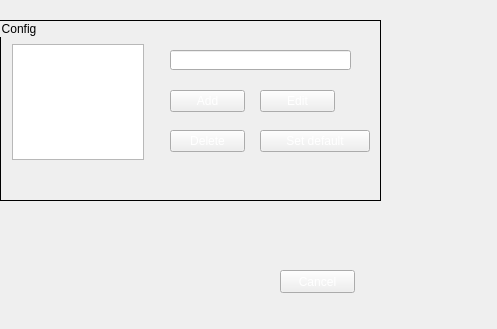
<?xml version="1.0" encoding="UTF-8"?>
<ui version="4.0">
 <class>widgetConnectionSettings</class>
 <widget class="QWidget" name="widgetConnectionSettings">
  <property name="geometry">
   <rect>
    <x>0</x>
    <y>0</y>
    <width>497</width>
    <height>329</height>
   </rect>
  </property>
  <property name="windowTitle">
   <string>Form</string>
  </property>
  <property name="styleSheet">
   <string notr="true">QPushButton{ 
border-image:url(Skin/SmallChangeableButton_1.png);
	color: rgb(255, 255, 255);
}
QPushButton:pressed{ 
border-image:url(Skin/SmallChangeableButton_3.png);
}
QPushButton:hover{
border-image:url(Skin/SmallChangeableButton_3.png);
	color: rgb(0, 0, 0);
}
QPushButton:disabled{
border-image:url(Skin/SmallChangeableButton_2.png);
	color: rgb(0, 0, 0);
}</string>
  </property>
  <widget class="QGroupBox" name="groupBox">
   <property name="geometry">
    <rect>
     <x>0</x>
     <y>20</y>
     <width>381</width>
     <height>181</height>
    </rect>
   </property>
   <property name="styleSheet">
    <string notr="true">QGroupBox
{
    border:1px Solid black;
	color:rgb(0, 0, 0);
}
</string>
   </property>
   <property name="title">
    <string>Config</string>
   </property>
   <widget class="QListWidget" name="ApnListBox">
    <property name="geometry">
     <rect>
      <x>12</x>
      <y>24</y>
      <width>132</width>
      <height>116</height>
     </rect>
    </property>
    <property name="sizePolicy">
     <sizepolicy hsizetype="Expanding" vsizetype="Expanding">
      <horstretch>0</horstretch>
      <verstretch>0</verstretch>
     </sizepolicy>
    </property>
    <property name="minimumSize">
     <size>
      <width>100</width>
      <height>0</height>
     </size>
    </property>
    <property name="maximumSize">
     <size>
      <width>250</width>
      <height>16777215</height>
     </size>
    </property>
    <property name="frameShadow">
     <enum>QFrame::Sunken</enum>
    </property>
    <property name="readOnly" stdset="0">
     <bool>true</bool>
    </property>
   </widget>
   <widget class="QPushButton" name="pushButtonSetdefault">
    <property name="geometry">
     <rect>
      <x>260</x>
      <y>110</y>
      <width>110</width>
      <height>22</height>
     </rect>
    </property>
    <property name="sizePolicy">
     <sizepolicy hsizetype="Expanding" vsizetype="Fixed">
      <horstretch>0</horstretch>
      <verstretch>0</verstretch>
     </sizepolicy>
    </property>
    <property name="cursor">
     <cursorShape>PointingHandCursor</cursorShape>
    </property>
    <property name="styleSheet">
     <string notr="true"/>
    </property>
    <property name="text">
     <string>Set default</string>
    </property>
   </widget>
   <widget class="QPushButton" name="pushButtonDelete">
    <property name="geometry">
     <rect>
      <x>170</x>
      <y>110</y>
      <width>75</width>
      <height>22</height>
     </rect>
    </property>
    <property name="sizePolicy">
     <sizepolicy hsizetype="Minimum" vsizetype="Fixed">
      <horstretch>0</horstretch>
      <verstretch>0</verstretch>
     </sizepolicy>
    </property>
    <property name="minimumSize">
     <size>
      <width>75</width>
      <height>22</height>
     </size>
    </property>
    <property name="maximumSize">
     <size>
      <width>75</width>
      <height>22</height>
     </size>
    </property>
    <property name="cursor">
     <cursorShape>PointingHandCursor</cursorShape>
    </property>
    <property name="styleSheet">
     <string notr="true"/>
    </property>
    <property name="text">
     <string>Delete</string>
    </property>
   </widget>
   <widget class="QPushButton" name="pushButtonEdit">
    <property name="geometry">
     <rect>
      <x>260</x>
      <y>70</y>
      <width>75</width>
      <height>22</height>
     </rect>
    </property>
    <property name="sizePolicy">
     <sizepolicy hsizetype="Minimum" vsizetype="Fixed">
      <horstretch>0</horstretch>
      <verstretch>0</verstretch>
     </sizepolicy>
    </property>
    <property name="minimumSize">
     <size>
      <width>75</width>
      <height>22</height>
     </size>
    </property>
    <property name="maximumSize">
     <size>
      <width>75</width>
      <height>22</height>
     </size>
    </property>
    <property name="cursor">
     <cursorShape>PointingHandCursor</cursorShape>
    </property>
    <property name="styleSheet">
     <string notr="true"/>
    </property>
    <property name="text">
     <string>Edit</string>
    </property>
   </widget>
   <widget class="QLineEdit" name="lineEditDefaultApn">
    <property name="geometry">
     <rect>
      <x>170</x>
      <y>30</y>
      <width>181</width>
      <height>20</height>
     </rect>
    </property>
    <property name="minimumSize">
     <size>
      <width>126</width>
      <height>0</height>
     </size>
    </property>
    <property name="maximumSize">
     <size>
      <width>200</width>
      <height>16777215</height>
     </size>
    </property>
    <property name="readOnly">
     <bool>true</bool>
    </property>
   </widget>
   <widget class="QPushButton" name="pushButtonAdd">
    <property name="geometry">
     <rect>
      <x>170</x>
      <y>70</y>
      <width>75</width>
      <height>22</height>
     </rect>
    </property>
    <property name="sizePolicy">
     <sizepolicy hsizetype="Minimum" vsizetype="Fixed">
      <horstretch>0</horstretch>
      <verstretch>0</verstretch>
     </sizepolicy>
    </property>
    <property name="minimumSize">
     <size>
      <width>75</width>
      <height>22</height>
     </size>
    </property>
    <property name="maximumSize">
     <size>
      <width>75</width>
      <height>22</height>
     </size>
    </property>
    <property name="cursor">
     <cursorShape>PointingHandCursor</cursorShape>
    </property>
    <property name="styleSheet">
     <string notr="true"/>
    </property>
    <property name="text">
     <string>Add</string>
    </property>
   </widget>
  </widget>
  <widget class="QPushButton" name="pushButtonCancel">
   <property name="geometry">
    <rect>
     <x>280</x>
     <y>270</y>
     <width>75</width>
     <height>23</height>
    </rect>
   </property>
   <property name="cursor">
    <cursorShape>PointingHandCursor</cursorShape>
   </property>
   <property name="text">
    <string>Cancel</string>
   </property>
  </widget>
 </widget>
 <resources/>
 <connections/>
</ui>
